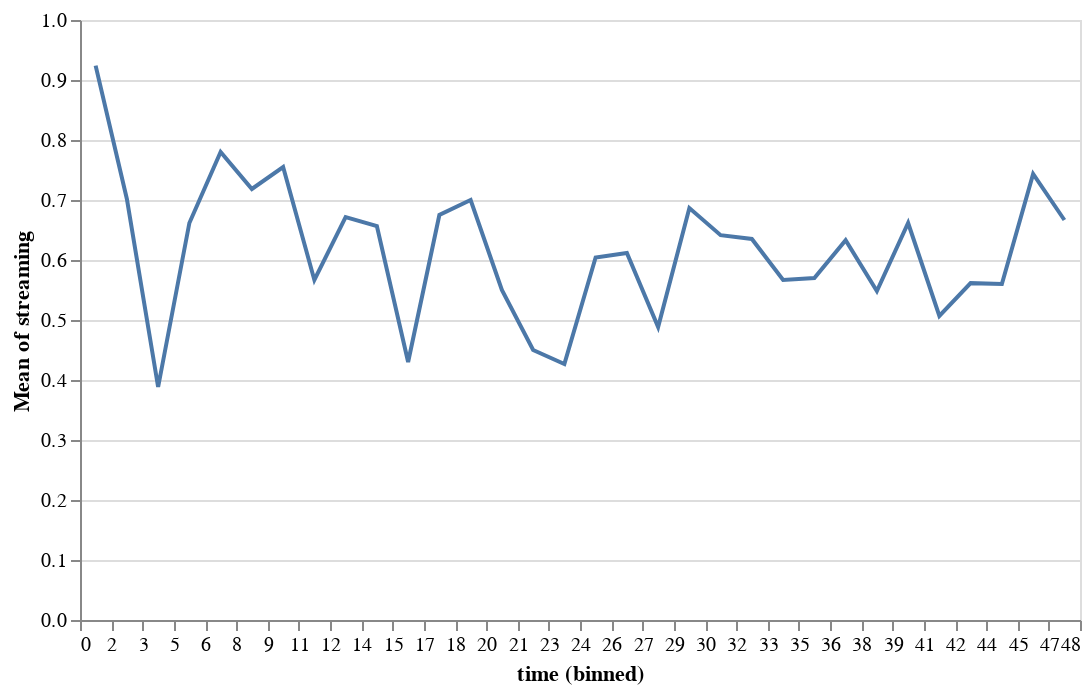

Notebook source saved alongside this figure:
### Code cell
df |> @vlplot(:line,x={field=:time,bin={step=1.5}},y={field=:streaming,aggregate="mean",scale={domain=[0,1]}},width=500,height=300)

### Figure 1 — Vega-Lite specification as saved in the notebook (floating-point values rounded to 4 significant figures; data arrays with more than 128 entries replaced by an {"elided": "..."} marker saying what was removed)
{"data": {"values": {"elided": "198 records"}}, "encoding": {"x": {"bin": {"step": 1.5}, "field": "time", "type": "quantitative"}, "y": {"aggregate": "mean", "field": "streaming", "scale": {"domain": [0, 1]}}}, "height": 300, "mark": "line", "width": 500}
